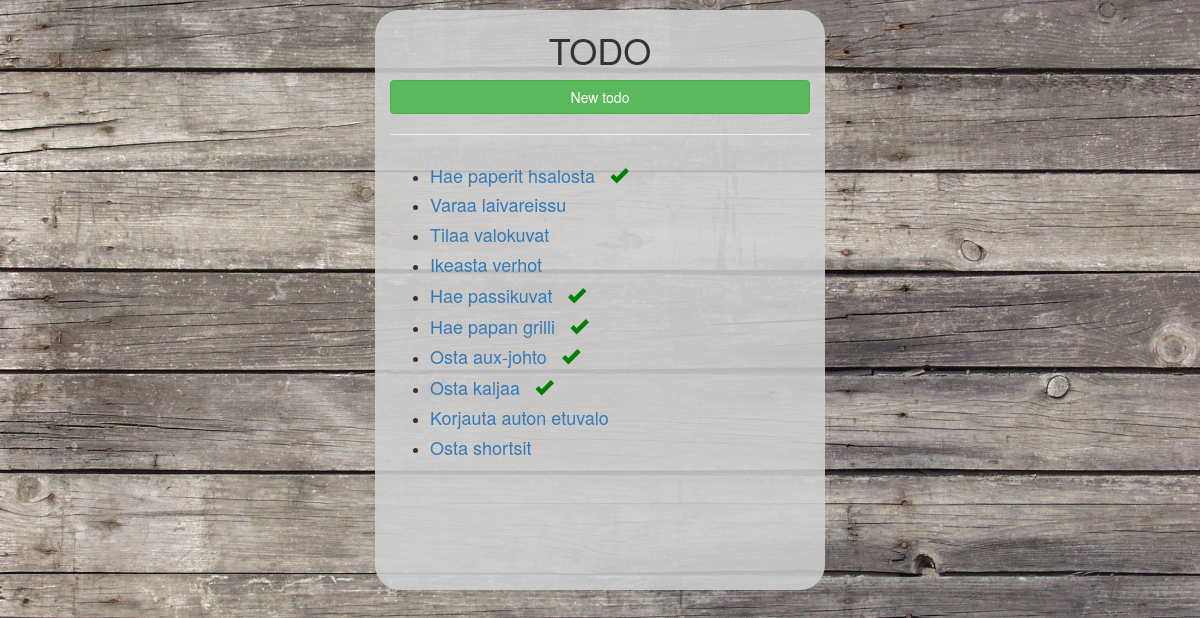
Page /todo/ on the earlier database version.
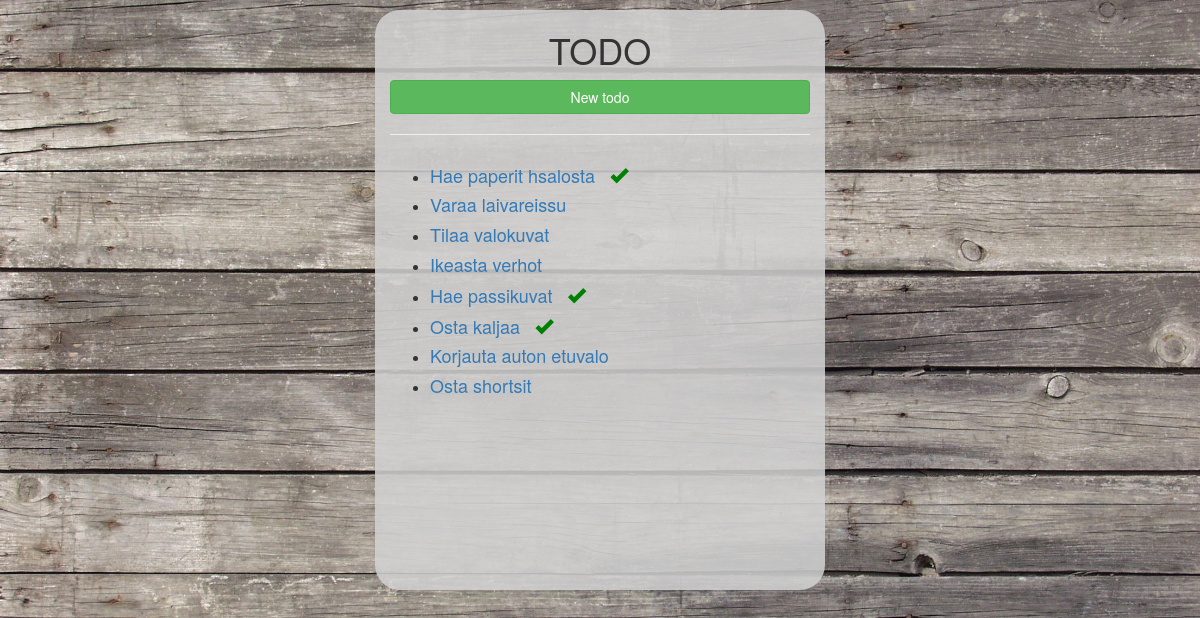
Same page on the later database version.
### todo/models.py (models this page shows, shortened)
class Todo(models.Model):
    todo_text = models.CharField(max_length=50)
    todo_done = models.BooleanField(default=0)

### todo/views.py (the view)
def index(request):
    recent_todoes = Todo.objects.all().order_by('-id')
    context = {'recent_todoes': recent_todoes,}
    return render(request, 'todo/index.html', context)

### todo/templates/todo/index.html
{% include "todo/header.html"%}
    <div class="container">
      <h1 class="text-center">TODO</h1>
      <a href="new"><button class="btn btn-success" type="button" name="button">New todo</button></a>
      <hr>
      <div class="todoes_list">
        {% if recent_todoes %}
          <ul>
            {% for todo in recent_todoes %}
              {% if todo.todo_done %}
                <li><h4><a href="{% url 'todo:detail' todo.id %}">{{ todo.todo_text }}</a><span style="margin-left:15px" class="glyphicon glyphicon-ok" aria-hidden="true"></span></h4></li>
              {% else %}
                <li><h4><a href="{% url 'todo:detail' todo.id %}">{{ todo.todo_text }}</a></h4></li>
              {% endif %}
            {% endfor %}
          </ul>
          {% else %}
            <h5 class="text-center">No todoes available.</h5>
          {% endif %}
      </div>
    </div>
  </body>
</html>

### todo/templates/todo/header.html (shortened to what this page needs)
<!DOCTYPE html>
<html>
  <head>
    {% load static %}
    <link rel="stylesheet" href="https://maxcdn.bootstrapcdn.com/bootstrap/3.3.7/css/bootstrap.min.css">
    <link rel="stylesheet" href="{% static 'css/styles.css' %}">
  </head>
  <body>

### todo/static/css/styles.css (style rules this page uses)
body { background-image:url("/static/img/back.jpg"); background-size:100%; }
.btn { width: 100%; }
.glyphicon-ok { color: green; }
@media screen and (min-width:430px) { .container { margin-top: 10px; border-radius: 25px; width: 450px; height: 580px; background-color: rgba(210,210,210,.86); } }
@media screen and (min-width:430px) { .todoes_list { overflow-y: auto; overflow-x: hidden; width:100%; height: 400px; } }

Differences in the rows shown:
removed Todo: todo_text "Hae papan grilli"
removed Todo: todo_text "Osta aux-johto"
